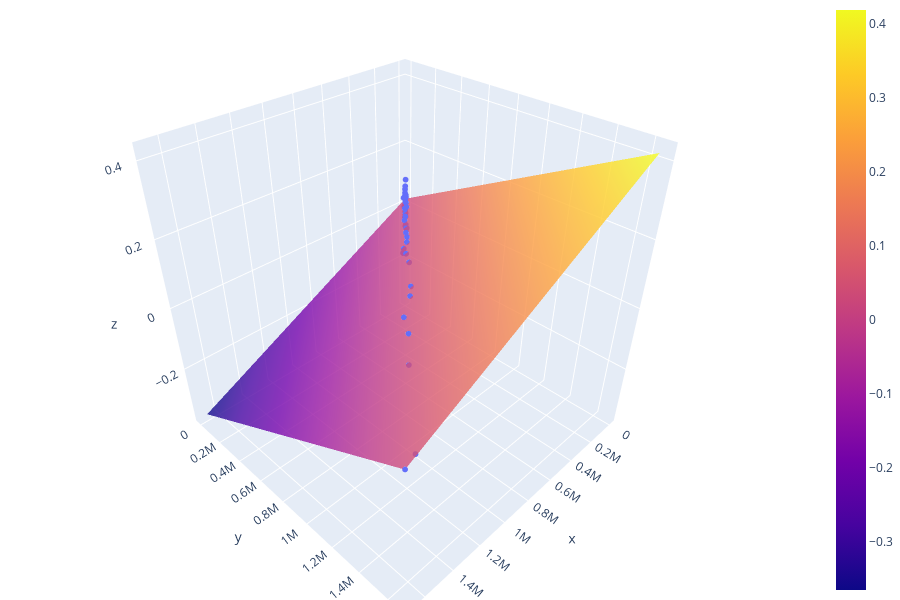

The cell this chart's notebook holds for it:
### Code cell
fig = go.Figure()
fig.add_trace(ca_pop_gender_scatter)
fig.add_trace(plot_plane(model.predict, ca_cases_no_outlier[["PopTotalMale2017", "PopTotalFemale2017"]].to_numpy(), grid_points=5))
fig.update_layout(margin=dict(l=0, r=0, t=0, b=0), 
                  height=600)
